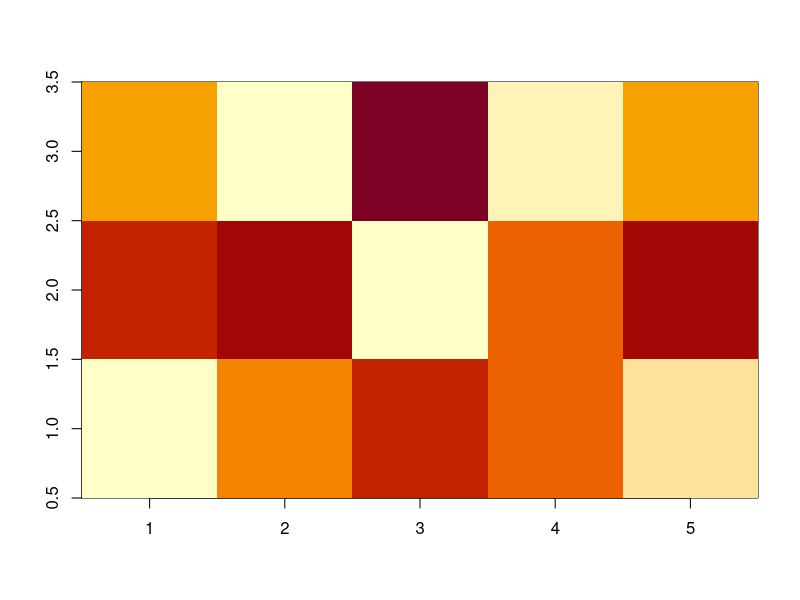

Reproduce this figure in R.
# r2py crawler metadata
# package: broom
# source_type: rd_example
# topic: tidy_xyz.Rd
# source_file: C:\Users\bened\AppData\Local\R\win-library\4.5\broom\help
# lines: 4

suppressPackageStartupMessages(library(broom))
A <- list(x = 1:5, y = 1:3, z = matrix(runif(5 * 3), nrow = 5))
image(A)
tidy(A)
